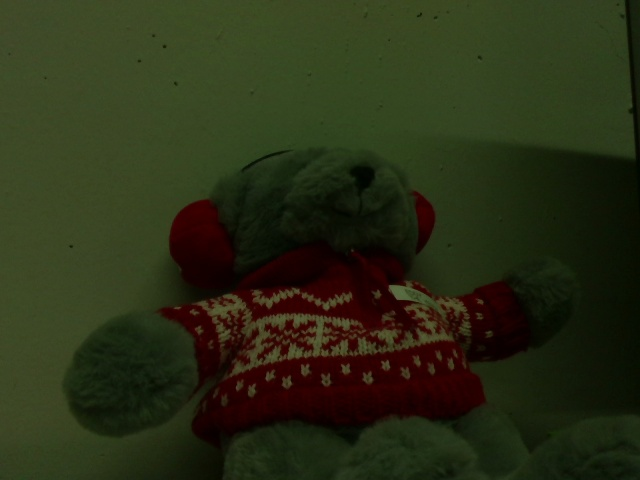
#> input picture src/kmeans_test_imgs/04-12-13:10:36/Orignal.jpg, 640 x 480 px, found by its file name
$ python kmeans_test.py
#> lines starting #> are read from the running program, lines starting #| are printed output that depends on the picture

import numpy as np
import matplotlib.pyplot as plt
import sys
import time
import cv2
from sklearn import preprocessing
import os
from datetime import datetime
from matplotlib import image


def preprocess_data(depth_img, rgbd):
    norm_matrix = [1,1,1,0.5]

    rgbd = rgbd/norm_matrix
    return np.float32(rgbd)


def postprocess_im(depth_img, segmentation, labelled_img):
    """Identify points that violate the depth image and identify the
    labels of the pixels. If >prop% of pixels of that label violate the depth
    threshold then remove it from the image """
    """
    for each label:
        get all pixels associated with label. Call this set P
        for each pixel p in P, check if p's depth value is smaller than the threshold
        if the number of violating pixels in P is greater than prop% of |P|,
        white out the segmentation
    """

    # Fixed threshold either has 125 or 100 refer to 04-12-14:49:33 and 04-12-13:10:36
    thresh = max(np.min(depth_img), 125) # set threshold
    labels = np.unique(labelled_img)
    labelled_img = labelled_img.reshape(depth_img.shape)
    prop = 0.4

    labels = np.unique(labelled_img)

    # Bug in labelling

    for label in labels:
        coords = np.count_nonzero(labelled_img == label)
        # a pixel violates if it's part of P and depth value is less than thresh
        violated_px = labelled_img[(labelled_img==label) & (depth_img < thresh)]
        if len(violated_px) > prop * coords:
            print ("label", label,"violated")
            # TODO: make it a label of varying length
            print (segmentation.shape)
            segmentation[labelled_img==label] = [255]*segmentation.shape[-1]

    cv2.imshow('new segmentation', segmentation)
    cv2.waitKey()
    return segmentation


# [22 lines left out: function viz_image, not called in this run]

def cv_kmeans(input_img, img_shape, debug=False):
    """
    Performs kmeans clustering on the input matrix. Expect the input_matrix
    to have dimension (k, d, c) where k and d are the image dimension and c is
    the number of channels in the image. img_shape is the desired image shape
    """

    c = input_img.shape[-1]

    twoDimg = np.float32(input_img.reshape((-1,c)))
    criteria = (cv2.TERM_CRITERIA_EPS + cv2.TERM_CRITERIA_MAX_ITER, 10, 1.0)

    distortions = []
    labels=[]
    K_max=6
    for k in range(1,K_max):
        attempts = 10
        ret, label, center = cv2.kmeans(twoDimg, k, None, criteria, attempts,
        cv2.KMEANS_PP_CENTERS)
        labels.append(label)
        center = np.uint8(center)
        distortions.append(ret)

    if debug:
        plt.plot(range(1,K_max), distortions, 'bx-')
        plt.xlabel('k')
        plt.ylabel('Distortion')
        plt.title('The Elbow Method showing the optimal k')
        plt.show()
    idx = 0
    for i in range(len(distortions)-1):
        if (distortions[i] - distortions[i+1] < (distortions[0]/10)):
            idx = i
            break

    res = center[labels[idx].flatten()]
    res = res[:,:3]
    result_image = res.reshape((img_shape))

    cv2.imshow("res", result_image)
    cv2.waitKey()
    return result_image, labels[idx]


def get_depth_images(dir):
#> called with dir = '04-12-14:49:33'
    path = os.path.join(os.getcwd(), "kmeans_test_imgs", dir)
    org_img = image.imread(path+"/Orignal.jpg")
#> org_img is the input picture: shape (480, 640, 3); mean R, G, B 41.4, 46.1, 21.6
    RGB_img = cv2.cvtColor(org_img, cv2.COLOR_BGR2RGB)
    depth_img = cv2.imread(path+"/Depth Frame.jpg",0)
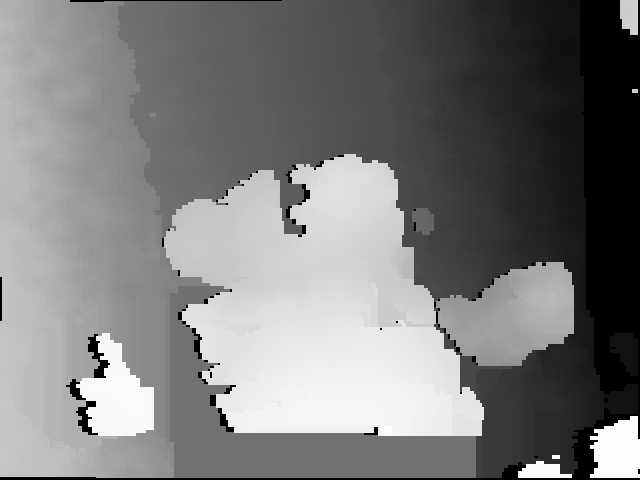
#> input picture src/kmeans_test_imgs/04-12-13:10:36/Depth Frame.jpg, 640 x 480 px, found by its file name
#> depth_img is the input picture: shape (480, 640); min 0, max 255, mean 123.2
    return RGB_img, depth_img


def create_rgbd(rgb_img, depth_img):
    b, g, r = cv2.split(rgb_img)
    d = depth_img.copy().astype('float32')
    r, g, b = r.astype('float32'), g.astype('float32'), b.astype('float32')
    rgbd = cv2.merge([r, g, b, d])

    return rgbd


# [46 lines left out: functions erode_and_dilate, get_bound, not called in this run]


def main():
    org_img, depth_img = get_depth_images("04-12-14:49:33")
    cv2.imshow("org", org_img)
    rgbd = create_rgbd(org_img, depth_img)

    preprocessed_rgbd = preprocess_data(depth_img,rgbd)
#> in preprocess_data, `rgbd = rgbd/norm_matrix`:
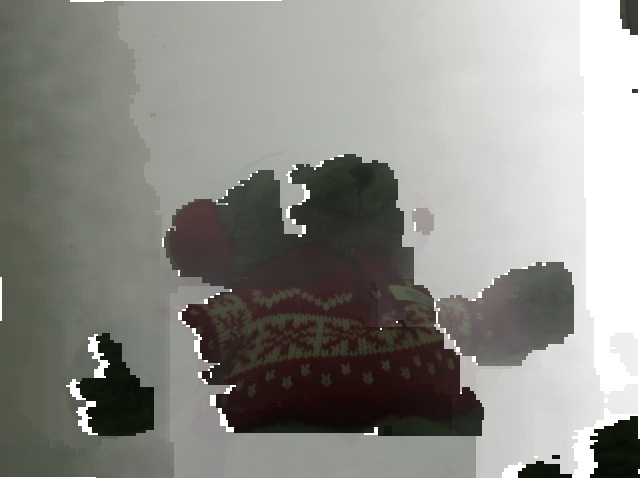
#> rgbd: shape (480, 640, 4) float64; mean R, G, B, A 41.4, 46.1, 21.6, 246.4; transparent parts drawn white
#> in preprocess_data, `return np.float32(rgbd)`:
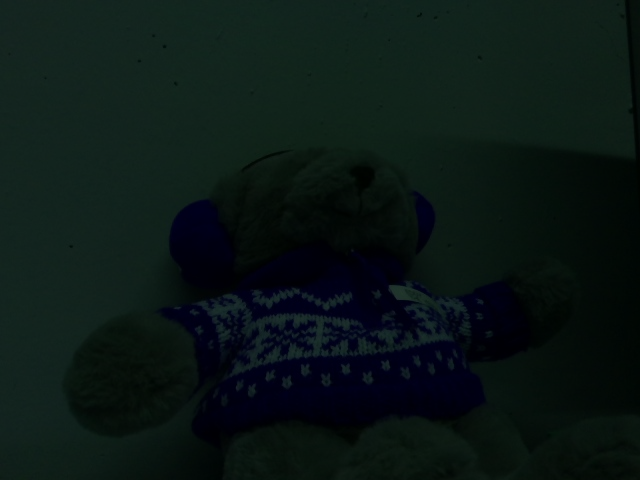
#> returned value: shape (480, 640, 4) float32; mean of channels 0, 1, 2, 3 41.4, 46.1, 21.6, 246.2; drawn with min black and max white

    result_img, labels = cv_kmeans(preprocessed_rgbd, org_img.shape, True)
#> the loop in cv_kmeans, `for k in range(1,K_max):` made 5 passes
#> (ret, center) on passes 1 to 3: (7.39e+09, [[41, 46, 21, 246]]), (2.08e+09, [[43, 41, 20, 126], [39, 50, 22, 119]]), (1.11e+09, [[34, 44, 19, 65], [47, 58, 28, 235], [41, 34, 16, 162]])
#> ret on passes 4 to 5: 677213830.5, 533563863
#> after the loop in cv_kmeans, `for k in range(1,K_max):`: distortions = [7.39e+09, 2.08e+09, 1.11e+09, 677213830.5, 533563863]; labels = 5 items
#> in cv_kmeans, `plt.show()`:
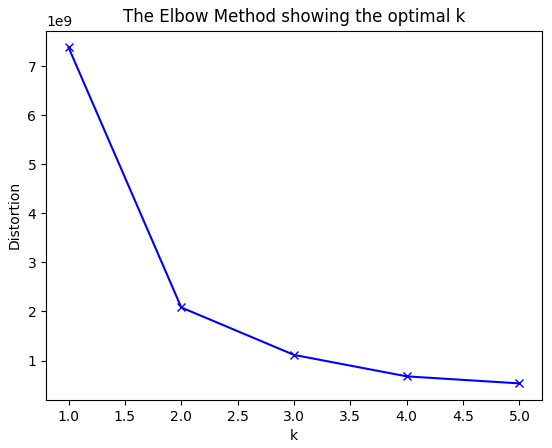
#> figure drawn by matplotlib, 1 panel
#> the loop in cv_kmeans, `for i in range(len(distortions)-1):` made 3 passes
#> idx on pass 3: 2
#> in cv_kmeans, `result_image = res.reshape((img_shape))`:
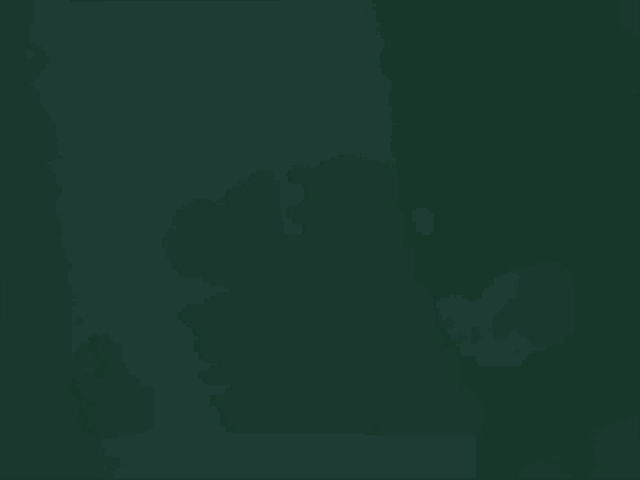
#> result_image: shape (480, 640, 3); mean of channels 0, 1, 2 46.5, 57.1, 26.8; drawn as B, G, R

    result_img = postprocess_im(depth_img, result_img, labels)
#> in postprocess_im, `thresh = max(np.min(depth_img), 125)`: thresh = 125
#> in postprocess_im, `labels = np.unique(labelled_img)`: labels = [0, 1, 2]
#> in postprocess_im, `labelled_img = labelled_img.reshape(depth_img.shape)`:
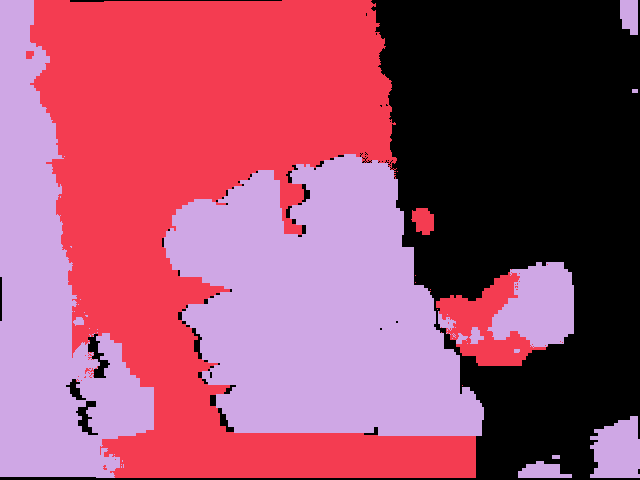
#> labelled_img: shape (480, 640) int32; 3 distinct labels, from 0 to 2; one colour per label, 0 black
#> the loop in postprocess_im, `for label in labels:` made 3 passes
#> coords on passes 1 to 3: 94553, 106934, 105713
#| label 0 violated
#| (480, 640, 3)
#| label 1 violated
#| (480, 640, 3)
#> after the loop in postprocess_im, `for label in labels:`:
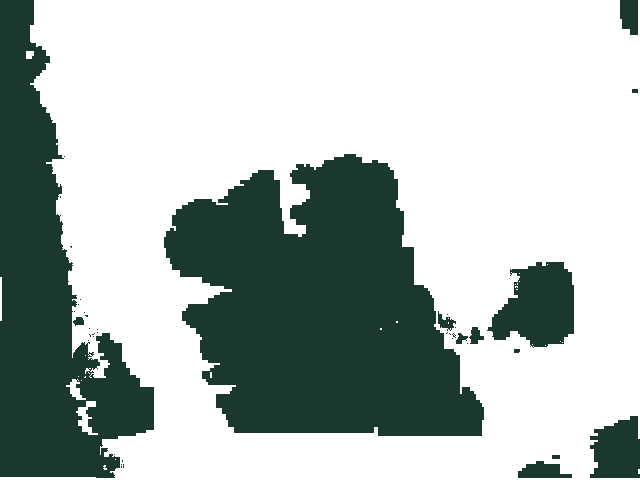
#> segmentation: shape (480, 640, 3); mean of channels 0, 1, 2 182.7, 186.5, 176.2; drawn as B, G, R
#> (the run stopped early here; a loop or call above may not have finished)
